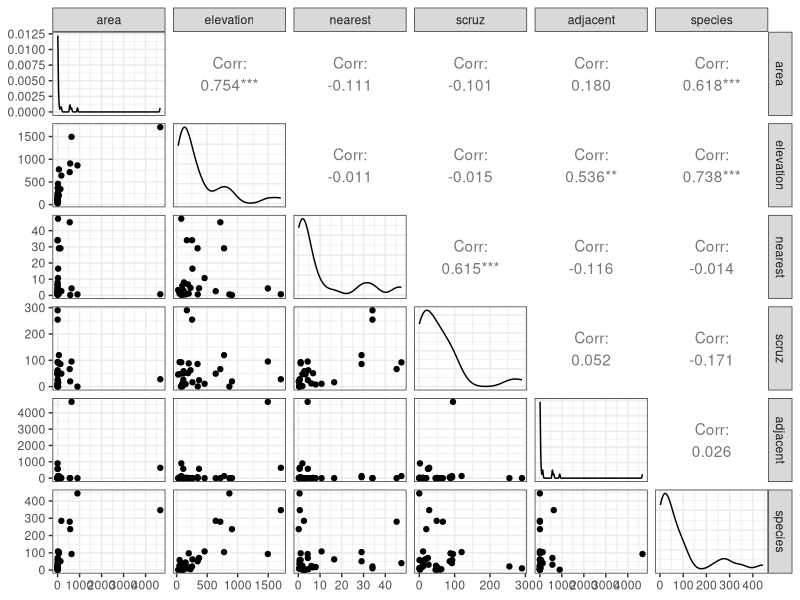
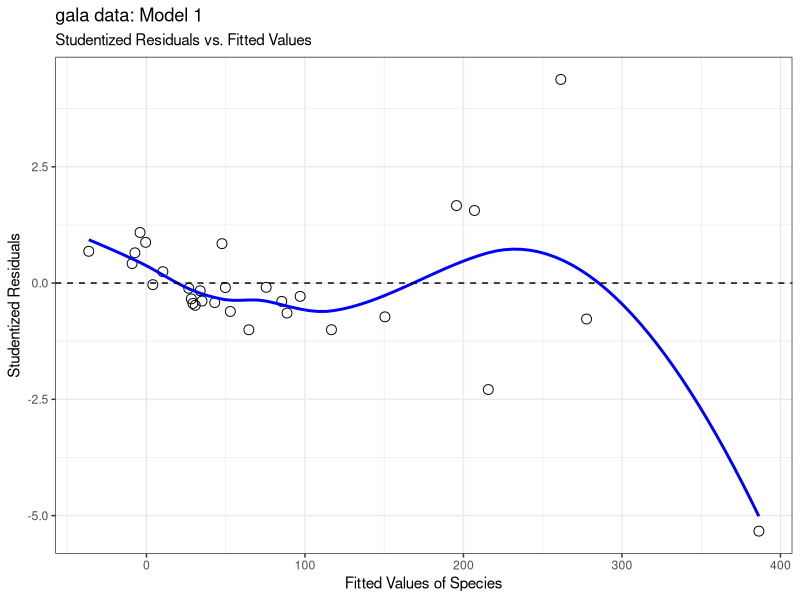
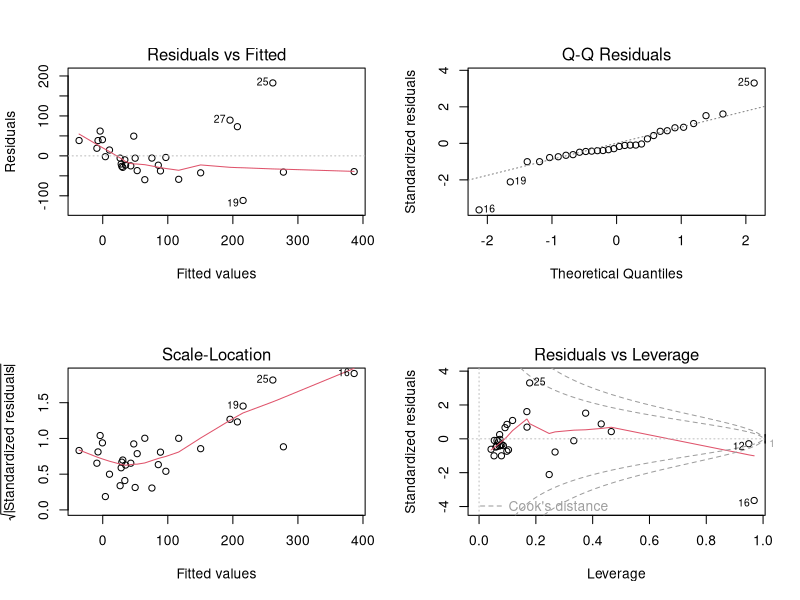
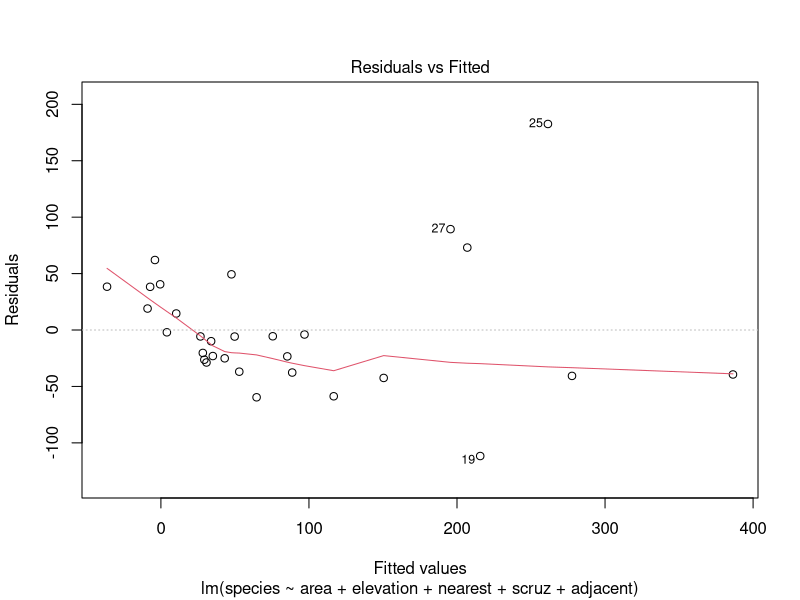
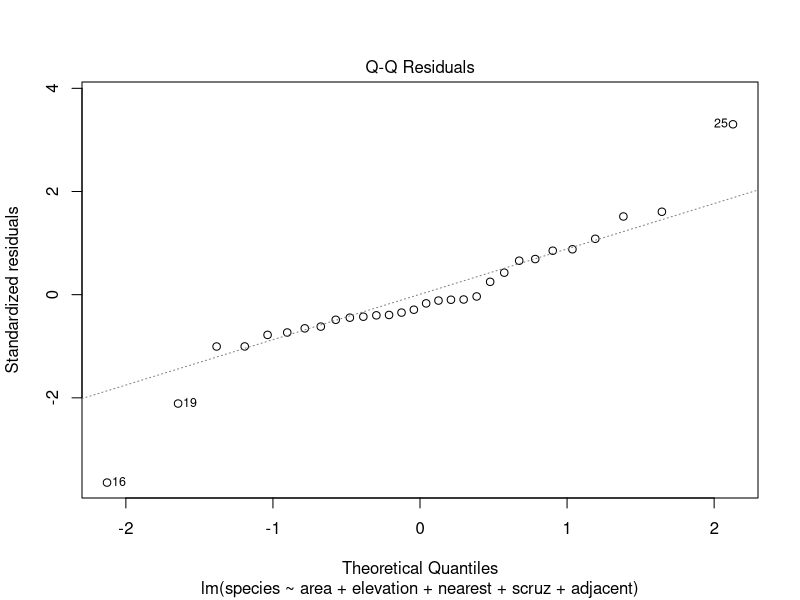
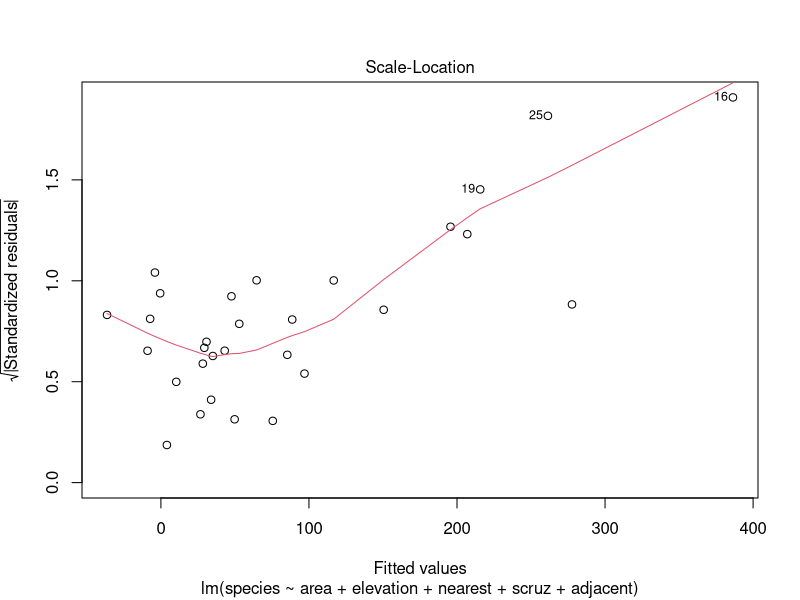
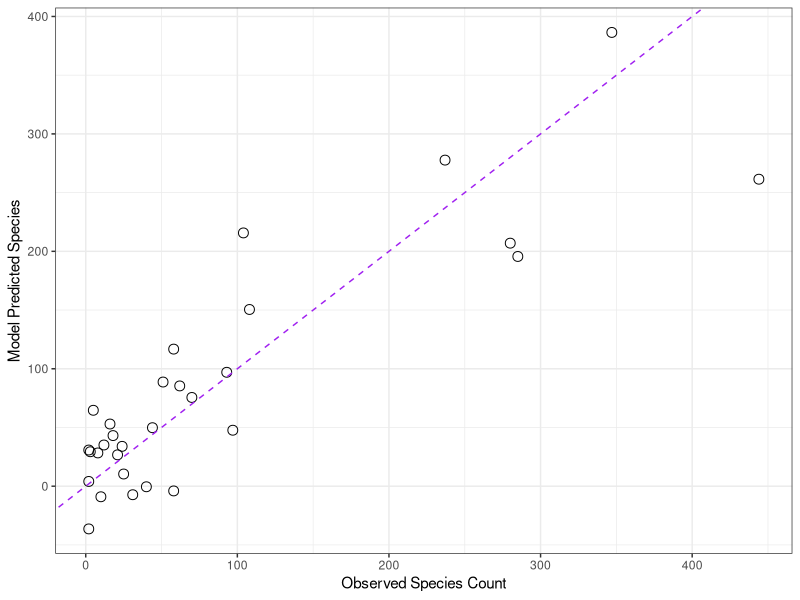
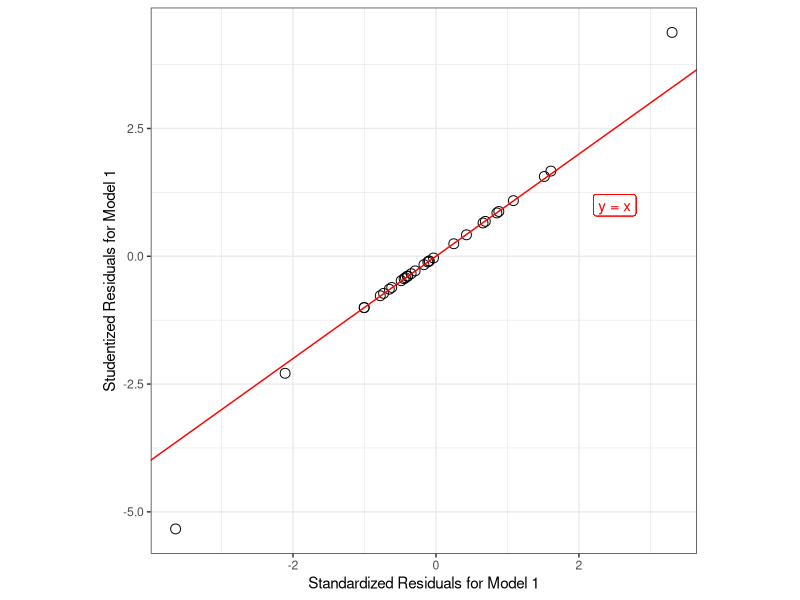

Here is the R script that generated these plots, in order: (Note: this script raises an error after producing the figures.)
## ---- chunk 1
knitr::opts_chunk$set(comment = NA)

library(broom)
library(car)
library(GGally)
library(knitr)
library(tidyverse)

theme_set(theme_bw())
## ---- chunk 2
gala <- read_csv("data/gala.csv", show_col_types = FALSE)
## ---- chunk 3
gala
Hmisc::describe(gala) # check for missing and inexplicable values
## ---- chunk 4
ggpairs(gala |> select(area, elevation, nearest,
                        scruz, adjacent, species))
## ---- chunk 5
model1 <- lm(species ~ area + elevation + nearest + scruz + 
               adjacent, data=gala)
## ---- chunk 6
tidy(model1) |>
    kable(digits = 3)

glance(model1) |>
    select(r.squared, adj.r.squared, sigma, statistic, 
           p.value, df, df.residual, nobs, AIC, BIC) |>
    kable(digits = c(3, 3, 1, 1, 3, 0, 0, 0, 1, 1))
## ---- chunk 7
summary(model1)
## ---- chunk 8
tidy(model1, conf.int = TRUE, conf.level = 0.95) |>
    select(term, estimate, std.error, conf.low, conf.high) |>
    kable(digits = 3)
## ---- chunk 9
confint(model1, level = 0.95)
## ---- chunk 10
vif(model1)
## ---- chunk 11
nullmodel <- lm(species ~ 1, data=gala)
summary(nullmodel)

anova(model1, nullmodel)
## ---- chunk 12
anova(model1)
## ---- chunk 13
anova(lm(species ~ area + elevation + adjacent + 
             scruz + nearest, data=gala))
## ---- chunk 14
anova(lm(species ~ area + adjacent + elevation + 
             scruz + nearest, data=gala))
## ---- chunk 15
gala$stures <- rstudent(model1); gala$fits <- fitted(model1)
ggplot(gala, aes(x = fits, y = stures)) +
    geom_point(size = 3, shape = 1) +
    geom_smooth(col = "blue", se = FALSE, method = "loess",
                formula = y ~ x, weight = 0.5) +
    geom_hline(aes(yintercept = 0), linetype = "dashed") +
    labs(x = "Fitted Values of Species", 
         y = "Studentized Residuals",
         title = "gala data: Model 1",
         subtitle = "Studentized Residuals vs. Fitted Values")
## ---- chunk 16
par(mfrow=c(2,2))
plot(model1)
par(mfrow=c(1,1))
## ---- chunk 17
plot(model1, which=1)
## ---- chunk 18
plot(model1, which=2)
## ---- chunk 19
plot(model1, which=3)
## ---- chunk 20
gala_aug <- augment(model1)

names(gala_aug)
## ---- chunk 21
head(gala_aug) |> kable(digits = 2)
## ---- chunk 22
round(resid(model1),2)
## ---- chunk 23
gala$island[which.max(resid(model1))]
## ---- chunk 24
which.max(resid(model1))
round(resid(model1),2)
gala[which.max(resid(model1)),]
## ---- chunk 25
ggplot(gala, aes(x = species, y = fits)) +
    geom_point(size = 3, shape = 1) + 
    geom_abline(intercept = 0, slope = 1, 
                col = "purple", linetype = "dashed") +
    labs(x = "Observed Species Count", 
         y = "Model Predicted Species")
## ---- chunk 26
gala_aug <- gala_aug |>
    mutate(.stu.resid = rstudent(model1))

ggplot(gala_aug, aes(x = .std.resid, 
                           y = .stu.resid)) +
    geom_point(size = 3, pch = 1) +
    geom_abline(intercept = 0, slope = 1, col = "red") +
    geom_label(x = 2.5, y = 1, 
               label = "y = x", col = "red") +
    theme(aspect.ratio = 1) +
    labs(x = "Standardized Residuals for Model 1", 
         y = "Studentized Residuals for Model 1")
## ---- chunk 27
gala[c(1,12,16),]
## ---- chunk 28
plot(model1, which = 4)
## ---- chunk 29
x <- model.matrix(model1)
x.medians <- apply(x, 2, function(x) median(x))
x.medians
## ---- chunk 30
newdata <- data.frame(t(x.medians))
predict(model1, newdata, interval="prediction", level = 0.95)
predict(model1, newdata, interval="confidence", level = 0.95)
## ---- chunk 31
newdata2 <- tibble(area = 2, elevation = 100, nearest = 3, 
                       scruz = 5, adjacent = 1)
predict(model1, newdata2, interval="prediction", level = 0.95)
predict(model1, newdata2, interval="confidence", level = 0.95)
## ---- chunk 32
model2 <- lm(species ~ area + elevation, data=gala)
summary(model2)
## ---- chunk 33
model2.z <- lm(species ~ scale(area) + scale(elevation), 
               data=gala)
summary(model2.z)
## ---- chunk 34
model2.zout <- lm(scale(species) ~ 
                  scale(area) + scale(elevation), data=gala)
summary(model2.zout)
## ---- chunk 35
summary(gala[c("species", "area", "elevation")])
## ---- chunk 36
gala$area.scaleiqr <- 
    (gala$area - mean(gala$area)) / IQR(gala$area)
gala$elevation.scaleiqr <- 
    (gala$elevation - mean(gala$elevation)) / 
                            IQR(gala$elevation)

model2.iqr <- lm(species ~ 
                     area.scaleiqr + elevation.scaleiqr,
                 data=gala)
summary(model2.iqr)
## ---- chunk 37
summary(gala$elevation)
## ---- chunk 38
gala$species.scaleiqr <- (gala$species - mean(gala$species)) / IQR(gala$species)
model2.iqrout <- lm(species.scaleiqr ~ area.scaleiqr + elevation.scaleiqr, data=gala)
model2.iqrout
## ---- chunk 39
model2

arm::standardize(model2)
## ---- chunk 40
summary(gala$area)
## ---- chunk 41
arm::standardize(model2, standardize.y=TRUE)
